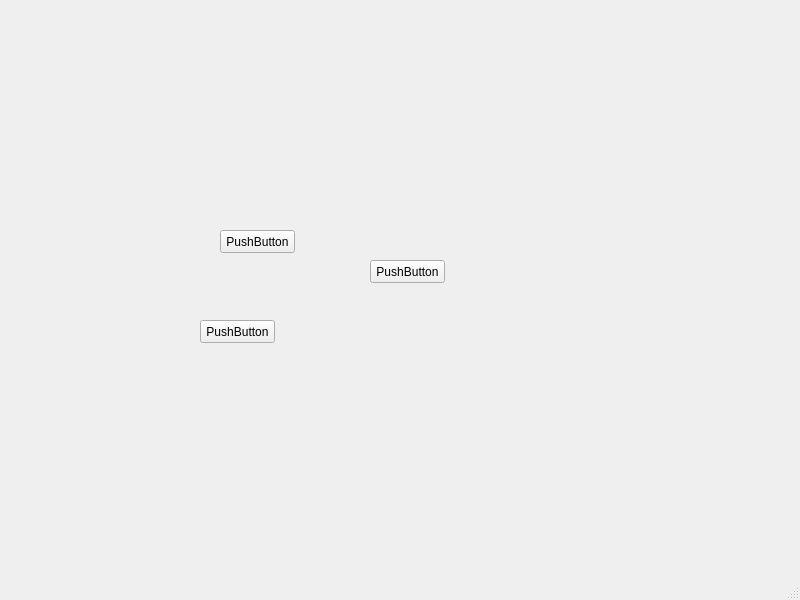
<?xml version="1.0" encoding="UTF-8"?>
<ui version="4.0">
 <class>MainWindow</class>
 <widget class="QMainWindow" name="MainWindow">
  <property name="geometry">
   <rect>
    <x>0</x>
    <y>0</y>
    <width>800</width>
    <height>600</height>
   </rect>
  </property>
  <property name="windowTitle">
   <string>MainWindow</string>
  </property>
  <widget class="QWidget" name="centralwidget">
   <widget class="QPushButton" name="pushButton">
    <property name="geometry">
     <rect>
      <x>220</x>
      <y>230</y>
      <width>75</width>
      <height>23</height>
     </rect>
    </property>
    <property name="text">
     <string>PushButton</string>
    </property>
   </widget>
   <widget class="QPushButton" name="pushButton_2">
    <property name="geometry">
     <rect>
      <x>370</x>
      <y>260</y>
      <width>75</width>
      <height>23</height>
     </rect>
    </property>
    <property name="text">
     <string>PushButton</string>
    </property>
   </widget>
   <widget class="QPushButton" name="pushButton_3">
    <property name="geometry">
     <rect>
      <x>200</x>
      <y>320</y>
      <width>75</width>
      <height>23</height>
     </rect>
    </property>
    <property name="text">
     <string>PushButton</string>
    </property>
   </widget>
  </widget>
  <widget class="QMenuBar" name="menubar">
   <property name="geometry">
    <rect>
     <x>0</x>
     <y>0</y>
     <width>800</width>
     <height>22</height>
    </rect>
   </property>
  </widget>
  <widget class="QStatusBar" name="statusbar"/>
 </widget>
 <resources/>
 <connections/>
</ui>
